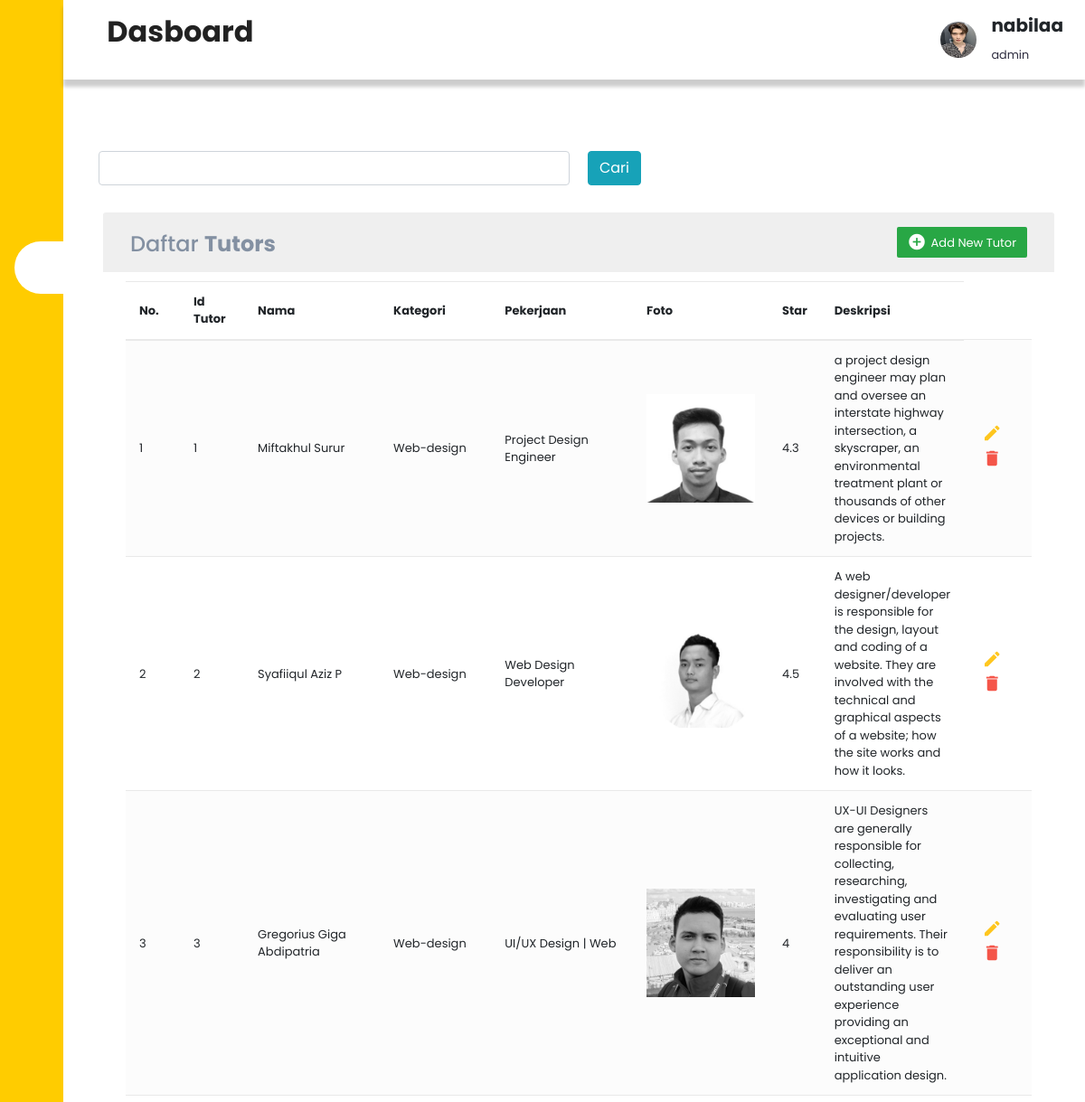
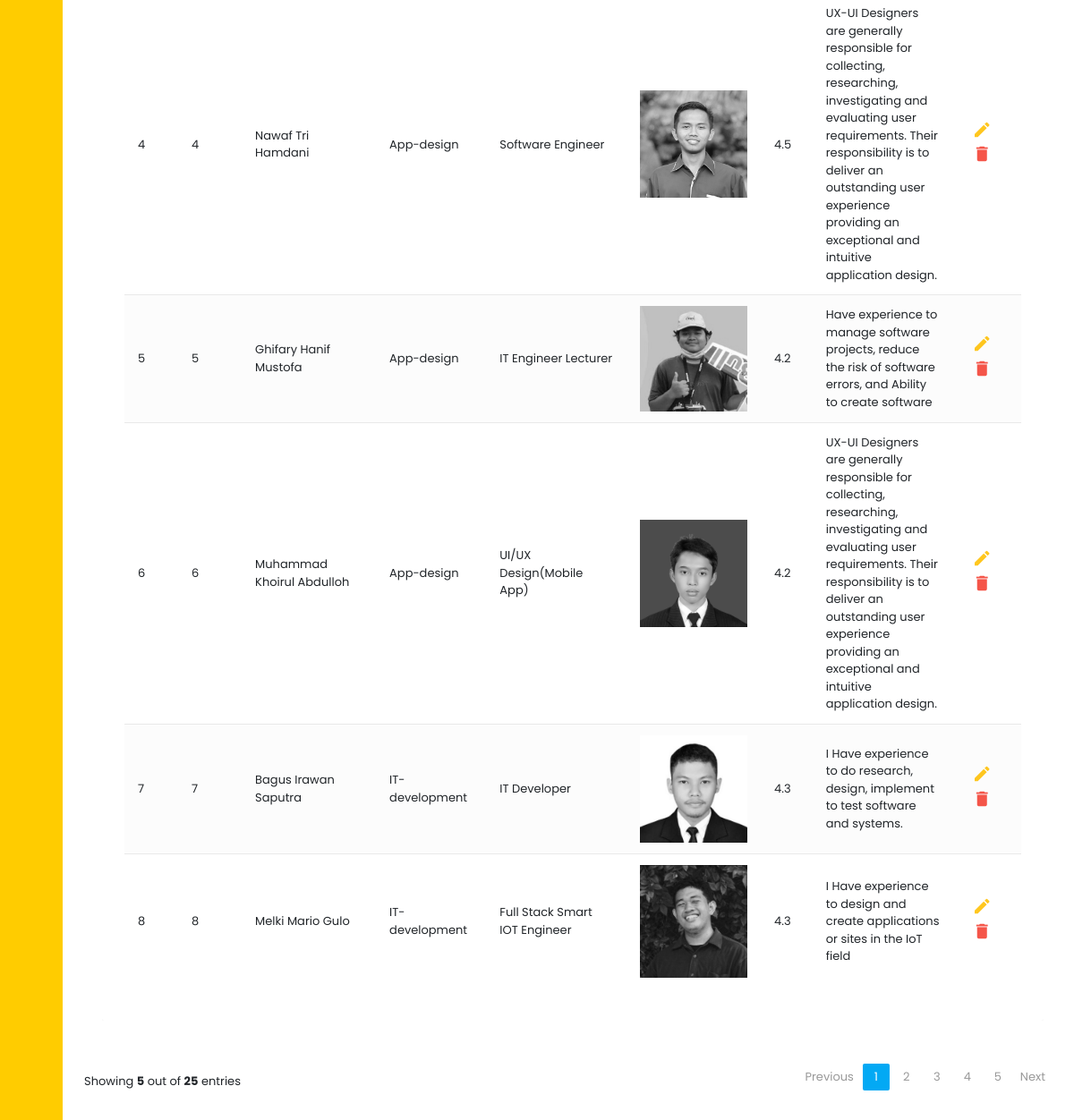
Page /draftutor.php?page=tampil_tutor (signed in) on the committed database (2 pictures, top to bottom).
### tables this page shows
CREATE TABLE `tutors` (
  `tutor_id` int(10) NOT NULL,
  `ahli_id` int(30) NOT NULL,
  `nama` varchar(30) NOT NULL,
  `pekerjaan` varchar(30) NOT NULL,
  `star` double NOT NULL,
  `foto` varchar(50) NOT NULL,
  `deskripsi` varchar(521) NOT NULL
);

CREATE TABLE `kategori_ahli` (
  `ahli_id` int(10) NOT NULL,
  `ahli` varchar(30) DEFAULT NULL
);

### draftutor.php (the view, shortened to what this page needs)
<?php
if (isset($_SESSION['id_user']) && isset($_SESSION['username'])) {
 ?>
<!DOCTYPE html>
<html lang="en">
<head>
    <link rel="stylesheet" href="https://maxst.icons8.com/vue-static/landings/line-awesome/line-awesome/1.3.0/css/line-awesome.min.css">
    <link rel="stylesheet" href="https://stackpath.bootstrapcdn.com/bootstrap/4.5.0/css/bootstrap.min.css">
    <link rel="stylesheet" href="https://maxcdn.bootstrapcdn.com/font-awesome/4.7.0/css/font-awesome.min.css">
    <link rel="stylesheet" href="assets/css/bootstrap.min.css">
    <link rel="stylesheet" type="text/css" href="yaaa.css">
</head>
<body>
    <div class="sidebar">
        <div class="sidebar-brand">
            <h2><span class="lab la-accusoft" style="color: #fff;"></span> <span style="color: #fff; font-size: 25px;"><b>PRITECH</b></span></h1>
        </div>
    <div class="sidebar-menu">
    <ul>
        <li>
            <a href="mainindex.php"><span class="las la-igloo"></span><span>Dasboard</span></a>
        </li>
        <li>
            <a href="account.php" ><span class="las la-user-circle"></span><span>Account</span></a>
        </li>
        <li>
            <a href="murid.php"><span class="las la-clipboard-list"></span><span>Daftar Murid</span></a>
        </li>
        <li>
            <a href="draftutor.php" class="active"><span class="las la-users"></span><span>Tutor</span></a>
        </li>
        <li>
            <a href="kursus.php"><span class="las la-user"></span><span>Course</span></a>
        </li>
        <li>
            <a href="logout.php"><span class="las la-user"></span><span>Logout</span></a>
        </li>
    </ul>
    </div>
    </div>
    <div class="main-content">
        <header>
            <h2>
            <label for="nav-toggle">
            <span class="las la-bars"></span>
            </label> <span style="font-size: 28;"><b>Dasboard</b></span>
            </h2>
            <div class="user-wrapper">
                <img src="assets/images/jaehyun.jpg" width="40px" height="40px" alt="">
                <div>
                <h5><b><?php echo $_SESSION['username'];?></b></h5>
                <small>admin</small>
                </div>
            </div>
        </header>
     <main>
     <div class="container-xl" style="margin-left: 0px;">
    <form action="<?php echo $_SERVER["PHP_SELF"];?>" method="post">
        <div class="form-group">
        <tr>
        <td>
        <?php
        $tutor_id="";
        ?>
        <input type="text" name="tutor_id" value="<?php echo $tutor_id;?>" class="form-control"  required/>
        </td>
        <td>
        <input type="submit" class="btn btn-info" value="Cari">
        </td>
        </tr>
        </div>
    <div class="table-responsive">
        <div class="table-wrapper">
            <div class="table-title">
                <div class="row">
                    <div class="col-sm-6">
                        <h2>Daftar <b>Tutors</b></h2>
                    </div>
                    <div class="col-sm-6">
                        <a href="addtutor.php" class="btn btn-success" data-toggle="modal" data-target=""><i class="material-icons">&#xE147;</i> <span>Add New Tutor</span></a>
                    </div>
                </div>
            </div>
            <table class="table table-striped table-hover">
                <thead>
                    <tr>
                        <th>No.</th>
                        <th>Id Tutor</th>
                        <th>Nama</th>
                        <th>Kategori</th>
                        <th>Pekerjaan</th>
                        <th>Foto</th>
                        <th>Star</th>
                        <th>Deskripsi</th>
                    </tr>
                </thead>
                <tbody>
        <?php
        include "koneksi.php";
        $sql = $sql = "SELECT * FROM tutors
            INNER JOIN kategori_ahli ON tutors.ahli_id = kategori_ahli.ahli_id WHERE tutor_id LIKE '%".$tutor_id."%' or nama like '%".$tutor_id."%' or ahli like '%".$tutor_id."%' or pekerjaan like '%".$tutor_id."%' ORDER BY tutor_id asc ";
        $hasil=mysqli_query($koneksi,$sql);
        $no=0;
        while ($data = mysqli_fetch_array($hasil)) {
            $no++;
            ?>
                <tr>
                    <td><?php echo $no; ?></td>
                    <td><?php echo $data['tutor_id']; ?></td>
                    <td><?php echo $data['nama']; ?></td>
                    <td><?php echo $data['ahli']; ?></td>
                    <td><?php echo $data['pekerjaan'] ; ?></td>
                    <td style="text-align: center;"><img src="assets/images/tutor/<?php echo $data['foto']; ?>" style="width: 120px;"></td>
                    <td><?php echo $data['star'] ; ?></td>
                    <td><?php echo $data['deskripsi'] ; ?></td>
                    <td>
                        <a href="updatetutor.php?tutor_id=<?php echo $data['tutor_id']; ?>" class="edit" data-toggle="modal"><i class="material-icons" data-toggle="tooltip" title="Edit">&#xE254;</i></a>
                        <a href="deltutor.php?tutor_id=<?php echo $data['tutor_id']; ?>" class="delete" onclick="return confirm(\'Yakin ingin menghapus data ini?\')" data-toggle="modal"><i class="material-icons" data-toggle="tooltip" title="Delete">&#xE872;</i></a>
                    </td>
                    </tr>
        <?php
        }
        ?>
                </tbody>
            </table>
        </div>
    </div>
</form>
</div>
            <div class="clearfix">
                <div class="hint-text">Showing <b>5</b> out of <b>25</b> entries</div>
                <ul class="pagination">
                    <li class="page-item disabled"><a href="#">Previous</a></li>
                    <li class="page-item active"><a href="#" class="page-link">1</a></li>
                    <li class="page-item"><a href="#" class="page-link">2</a></li>
                    <li class="page-item "><a href="#" class="page-link">3</a></li>
                    <li class="page-item"><a href="#" class="page-link">4</a></li>
                    <li class="page-item"><a href="#" class="page-link">5</a></li>
                    <li class="page-item"><a href="#" class="page-link">Next</a></li>
                </ul>
            </div>
        </div>
</body>
</html>
<?php
}
?>

### yaaa.css (style rules this page uses)
:root { --main-color:#FFCC00; --color-dark:#2F2E41; --text-grey:#8390A2; }
* { padding: 0; margin: 0; box-sizing: border-box; list-style-type: none; text-decoration: none; font-family: 'Poppins', sans-serif; }
.sidebar { width: 260px; position: fixed; left: 0; top: 0; height: 100%; background: var(--main-color); z-index: 100; transition: width 300ms; }
.sidebar-brand { height: 90px; padding: 1rem 0rem 1rem 2rem; color: var(--color-dark); }
.sidebar-menu { margin-top: 1rem; }
.sidebar-menu li { width: 100%; margin-bottom: 1.7rem; padding-left: 1rem; }
.sidebar-menu a { padding-left: 1rem; display: block; color: #fff; font-size: 1.1rem; }
.sidebar-menu a.active { background: #fff; padding-top: 1rem; padding-bottom: 1rem; color: var(--main-color); border-radius: 30px 0px 0px 30px; }
.sidebar-menu a span:first-child { font-size: 1..5rem; padding-right: 1rem; }
.main-content { transition: margin-left 300ms; margin-left: 260px; }
header { display: flex; z-index:9999; justify-content: space-between; padding: 1rem 1.5rem; background-color: #fff; box-shadow: 0px 8px 4px 0px rgba(0,0,0,0.2); position: fixed; left: 260px; width: calc(100% - 260px); top: 0; transition: left 300ms; }
header h2 { color: #222; }
header label span { font-size: 1.7rem; padding-right: 1rem; }
.user-wrapper { display: flex; align-items: center; }
.user-wrapper img { border-radius: 50%; margin-right: 1rem; }
.user-wrapper small { display: inline-block; color: var(--color-dark); }
main { margin-top: 85px; padding: 2rem 1.5rem; min-height: calc(100vh - 90px); }
.container-xl { color: #566787; font-family: 'Varela Round', sans-serif; font-size: 13px; margin-left: 250px; margin-top: 50px; margin-bottom: 3rem; }
.form-group { margin-top: 10px; column-width: 200px; display: flex; width: 600px; grid-gap: 20px; }
.table-responsive { margin: 30px 0; margin-left: 5px; }
.table-wrapper { background: #fff; padding: 20px 25px; border-radius: 3px; min-width: 1000px; box-shadow: 0 1px 1px rgba(0,0,0,.05); left: 0; }
.table-title { padding-bottom: 15px; background: #efefef; color: var(--text-grey); padding: 16px 30px; min-width: 100%; margin: -20px -25px 10px; border-radius: 3px 3px 0 0; }
.table-title h2 { margin: 5px 0 0; font-size: 24px; }
.table-title .btn { color: #fff; float: right; font-size: 13px; border: none; min-width: 50px; border-radius: 2px; border: none; outline: none !important; margin-left: 10px; }
.table-title .btn i { float: left; font-size: 21px; margin-right: 5px; }
.table-title .btn span { float: left; margin-top: 2px; }
table.table tr th, table.table tr td { border-color: #e9e9e9; padding: 12px 15px; vertical-align: middle; }
table.table tr th:first-child { width: 60px; }
table.table tr th:last-child { width: 100px; }
table.table-striped tbody tr:nth-of-type(odd) { background-color: #fcfcfc; }
table.table td:last-child i { opacity: 0.9; font-size: 22px; margin: 0 5px; }
table.table td a { font-weight: bold; color: #566787; display: inline-block; text-decoration: none; outline: none !important; }
table.table td a.edit { color: #FFC107; }
table.table td a.delete { color: #F44336; }
table.table td i { font-size: 19px; }
.pagination { float: right; margin: 0 0 5px; }
.pagination li a { border: none; font-size: 13px; min-width: 30px; min-height: 30px; color: #999; margin: 0 2px; line-height: 30px; border-radius: 2px !important; text-align: center; padding: 0 6px; }
.pagination li.active a, .pagination li.active a.page-link { background: #03A9F4; }
.hint-text { float: left; margin-top: 10px; font-size: 13px; }
@media only screen and (max-width: 1200px) { .sidebar { width: 70px; } }
@media only screen and (max-width: 1200px) { .sidebar .sidebar-brand, .sidebar li { padding-left: 1rem; text-align: center; } }
@media only screen and (max-width: 1200px) { .sidebar li a { padding-left: 0rem; } }
@media only screen and (max-width: 1200px) { .main-content { margin-left: 70px; } }
@media only screen and (max-width: 1200px) { .main-content header { width: calc(100% - 70px); left: 70px; } }

### rows in the picture
tutors: tutor_id "1", nama "Miftakhul Surur", ahli.ahli "Web-design", pekerjaan "Project Design Engineer", foto (picture), star "4.3", deskripsi "a project design engineer may plan and oversee an interstate highway intersection, a skyscraper, an environmental treatment plant or thousands of other devices or building projects."
tutors: tutor_id "2", nama "Syafiiqul Aziz P", ahli.ahli "Web-design", pekerjaan "Web Design Developer", foto (picture), star "4.5", deskripsi "A web designer/developer is responsible for the design, layout and coding of a website. They are involved with the technical and graphical aspects of a website; how the site works and how it looks."
tutors: tutor_id "3", nama "Gregorius Giga Abdipatria", ahli.ahli "Web-design", pekerjaan "UI/UX Design | Web", foto (picture), star "4", deskripsi "UX-UI Designers are generally responsible for collecting, researching, investigating and evaluating user requirements. Their responsibility is to deliver an outstanding user experience providing an exceptional and intuitive application design."
tutors: tutor_id "4", nama "Nawaf Tri Hamdani", ahli.ahli "App-design", pekerjaan "Software Engineer", foto (picture), star "4.5", deskripsi "UX-UI Designers are generally responsible for collecting, researching, investigating and evaluating user requirements. Their responsibility is to deliver an outstanding user experience providing an exceptional and intuitive application design."
tutors: tutor_id "5", nama "Ghifary Hanif Mustofa", ahli.ahli "App-design", pekerjaan "IT Engineer Lecturer", foto (picture), star "4.2", deskripsi "Have experience to manage software projects, reduce the risk of software errors, and Ability to create software"
tutors: tutor_id "6", nama "Muhammad Khoirul Abdulloh", ahli.ahli "App-design", pekerjaan "UI/UX Design(Mobile App)", foto (picture), star "4.2", deskripsi "UX-UI Designers are generally responsible for collecting, researching, investigating and evaluating user requirements. Their responsibility is to deliver an outstanding user experience providing an exceptional and intuitive application design."
tutors: tutor_id "7", nama "Bagus Irawan Saputra", ahli.ahli "IT-development", pekerjaan "IT Developer", foto (picture), star "4.3", deskripsi "I Have experience to do research, design, implement to test software and systems."
tutors: tutor_id "8", nama "Melki Mario Gulo", ahli.ahli "IT-development", pekerjaan "Full Stack Smart IOT Engineer", foto (picture), star "4.3", deskripsi "I Have experience to design and create applications or sites in the IoT field"

### other values in the picture
$_SESSION['username'] "nabilaa"
